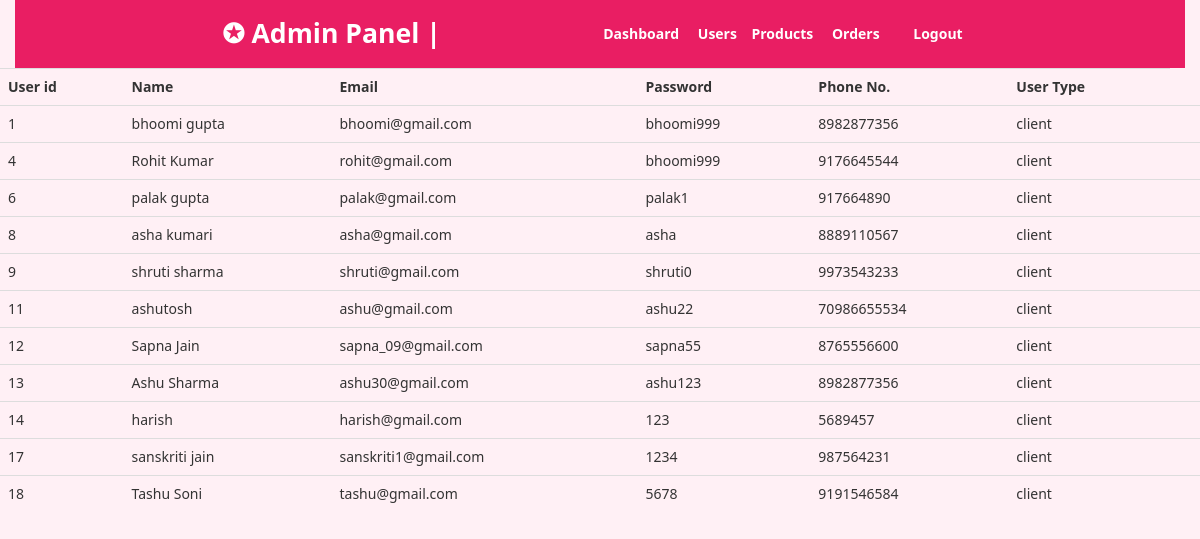
Page /viewusers.php on the committed database.
### tables this page shows
CREATE TABLE `users` (
  `user_id` int(11) NOT NULL,
  `name` varchar(40) DEFAULT NULL,
  `emailed` varchar(30) DEFAULT NULL,
  `password` varchar(30) DEFAULT NULL,
  `phoneno` bigint(20) DEFAULT NULL,
  `role` varchar(20) DEFAULT NULL
);

### viewusers.php (the view, shortened to what this page needs)
<!DOCTYPE html>
<html lang="en">
<head>
    <link rel="stylesheet" type="text/css" href="css/bootstrap.min.css">
</head>
<body>
    <?php
    include("adminpanel.php");
    ?>
    <?php include("../dbconfig.php");
    $conn = mysqli_connect(HOSTNAME, USERNAME, PASSWORD, DBNAME);
    $qry = "select * from users";
    $resultset = mysqli_query($conn, $qry);
    if (mysqli_num_rows($resultset) > 0) {
        echo "<table class='table'>";
        echo "<tr>";
        echo "<th> User id </th>";
        echo "<th>Name</th>";
        echo "<th>Email</th>";
        echo "<th>Password</th>";
        echo "<th>Phone No.</th>";
        echo "<th>User Type</th>";
        echo "</tr>";
        while ($row = mysqli_fetch_array($resultset)) {
            echo "<tr>";
            echo "<td>$row[0]</td>";
            echo "<td>$row[1]</td>";
            echo "<td>$row[2]</td>";
            echo "<td>$row[3]</td>";
            echo "<td>$row[4]</td>";
            echo "<td>$row[5]</td>";
            echo "<td><a href ='' class= 'glyphicon remove' style='color:red;font-size:20px'></a></td>";
            echo "</tr>";
        }
        echo "</table>";
    } else {
        echo "<h3 class='text-center text-warning'>No Record Found!!</h3>";
    }
    ?>
</body>
</html>

### style1.css (style rules this page uses)
* { margin: 0; padding: 0; }
body { font-family: 'Segoe UI', sans-serif; background-color: #fff0f5; }

### rows in the picture
users: user_id "1", name "bhoomi gupta", emailed "bhoomi@gmail.com", password "bhoomi999", phoneno "8982877356", role "client"
users: user_id "4", name "Rohit Kumar", emailed "rohit@gmail.com", password "bhoomi999", phoneno "9176645544", role "client"
users: user_id "6", name "palak gupta", emailed "palak@gmail.com", password "palak1", phoneno "917664890", role "client"
users: user_id "8", name "asha kumari", emailed "asha@gmail.com", password "asha", phoneno "8889110567", role "client"
users: user_id "9", name "shruti sharma", emailed "shruti@gmail.com", password "shruti0", phoneno "9973543233", role "client"
users: user_id "11", name "ashutosh", emailed "ashu@gmail.com", password "ashu22", phoneno "70986655534", role "client"
users: user_id "12", name "Sapna Jain", emailed "sapna_09@gmail.com", password "sapna55", phoneno "8765556600", role "client"
users: user_id "13", name "Ashu Sharma", emailed "ashu30@gmail.com", password "ashu123", phoneno "8982877356", role "client"
users: user_id "14", name "harish", emailed "harish@gmail.com", password "123", phoneno "5689457", role "client"
users: user_id "17", name "sanskriti jain", emailed "sanskriti1@gmail.com", password "1234", phoneno "987564231", role "client"
users: user_id "18", name "Tashu Soni", emailed "tashu@gmail.com", password "5678", phoneno "9191546584", role "client"
